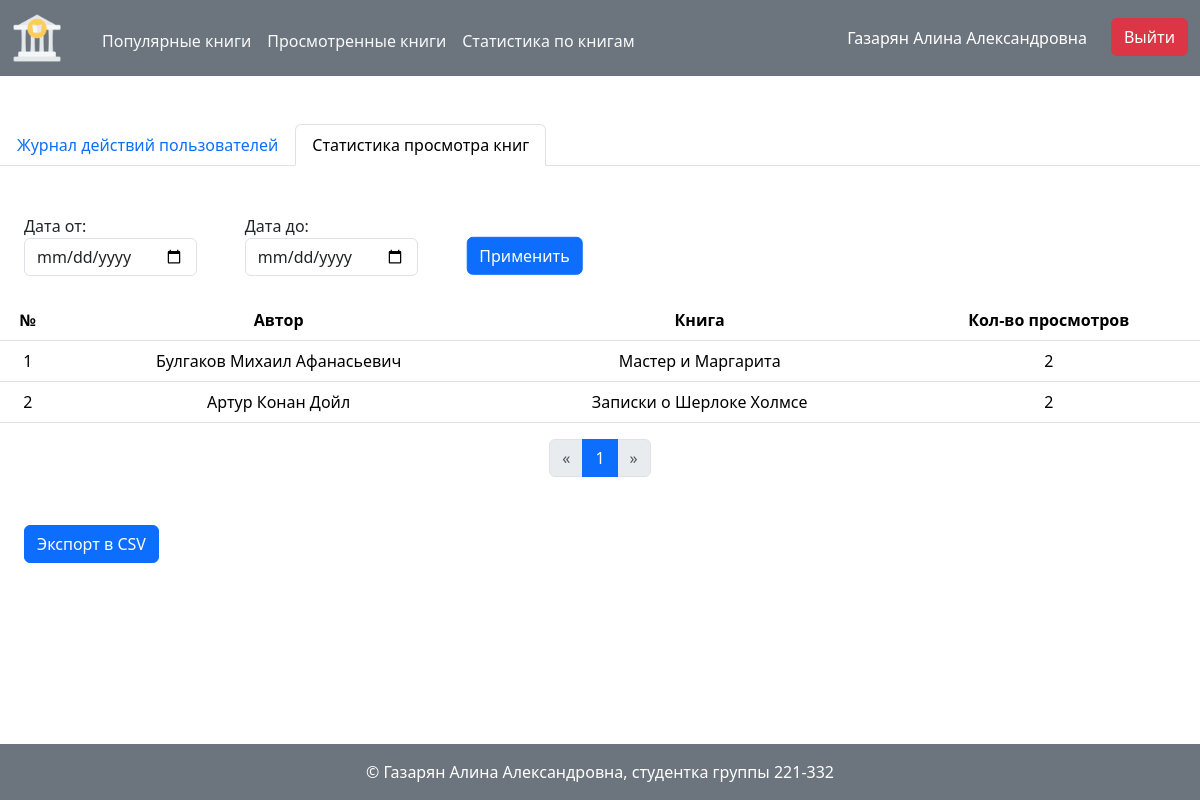
Page /history/books_statistic (signed in) on the earlier database version.
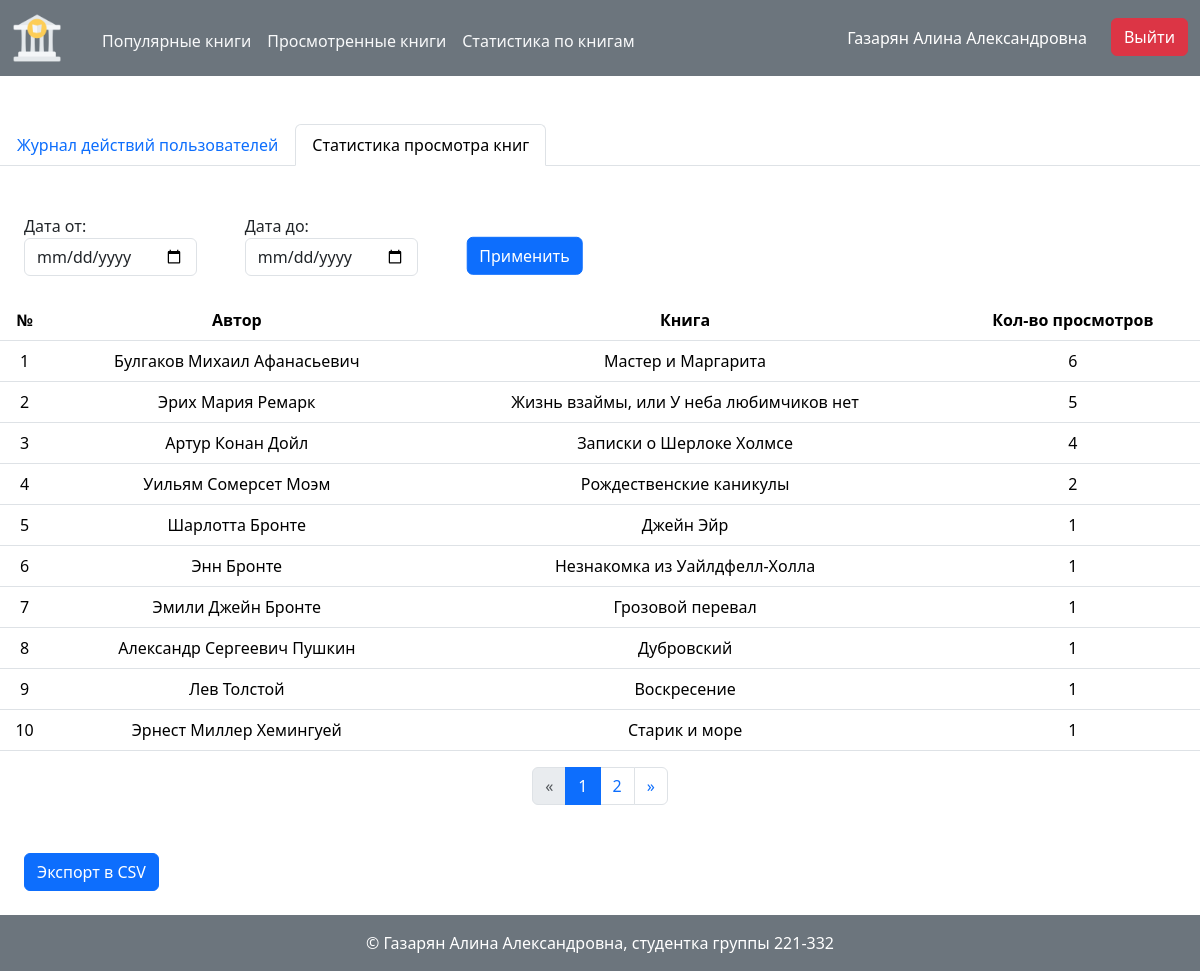
Same page on the later database version.
### models.py (models this page shows, shortened)
class Book(db.Model):
    __tablename__='books'
    id: Mapped[int]=mapped_column(primary_key=True)
    name: Mapped[str]=mapped_column(String(100), unique=True)
    short_desc: Mapped[str]=mapped_column(Text, nullable=False)
    year: Mapped[int]=mapped_column(String(10), nullable=False)
    publisher: Mapped[str]=mapped_column(String(100), nullable=False)
    author: Mapped[str]=mapped_column(String(100), nullable=False)
    volume: Mapped[int]=mapped_column(nullable=False)
    cover_id: Mapped[int]=mapped_column(ForeignKey('images.id'))
    review_of_book: Mapped[List['Review']]=relationship(back_populates='book', cascade='all, delete')
    history_of_book: Mapped[List['History']]=relationship(back_populates='book', cascade='all, delete')

### history.py (the view, shortened to what this page needs)
@bp.route('/books_statistic', methods=['GET', 'POST'])
@login_required
@permission_check('check_logs')
def books_statistic():
    session['save_input_data'] = {}
    page = request.args.get('page', 1, type=int)
    all_records = History.query.with_entities(History.book_id,
        func.count(History.book_id).label('count')).filter(
        History.user_id.isnot(-1)).group_by(
        History.book_id).order_by(desc('count'))
    records = all_records  # Инициализация переменной для текущей страницы записей
    pagination = records.paginate(page=page, per_page=PER_PAGE)
    records = pagination.items  # Записи для текущей страницы
    data = list()  # Список для хранения данных текущей страницы
    for book_id, count in records:
        book = db.session.query(Book).filter(Book.id == book_id).first()  # Получение объекта книги по идентификатору
        data.append({
            'author': book.author,
            'name': book.name,
            'count': count  # Добавление данных о книге и количестве обращений
        })
    all_data = list()  # Список для хранения всех данных
    for book_id, count in all_records:
        book = db.session.query(Book).filter(Book.id == book_id).first()  # Получение объекта книги по идентификатору
        all_data.append({
            'author': book.author,
            'name': book.name,
            'count': count  # Добавление данных о книге и количестве обращений
        })
    if request.args.get('download_csv_file'):
        f = make_file(all_data, ['author', 'name', 'count'])
        return send_file(f, mimetype='text/csv', as_attachment=True, download_name='books_statistic.csv')
    return render_template(
        'history/books_statistic.html',
        pagination=pagination,
        data=data
    )

### auth.py (called while the page is built)
def load_user(user_id):
    user = db.session.execute(db.select(User).filter_by(id=user_id)).scalar()
    return user  # Возврат объекта пользователя

def permission_check(action):
    def decor(function):
        @functools.wraps(function)  # Сохранение метаданных оригинальной функции
        def wrapper(*args, **kwargs):
            user_id = kwargs.get('user_id')  # Получение ID пользователя из аргументов функции
            user = None
            if user_id:
                user = load_user(user_id)  # Загрузка пользователя по ID
            if not current_user.can(action, user):  # Проверка прав доступа текущего пользователя
                flash('У вас недостаточно прав для выполнения данного действия', 'warning')  # Вывод сообщения об ошибке
                return redirect(url_for('index'))  # Перенаправление на главную страницу
            return function(*args, **kwargs)  # Выполнение оригинальной функции
        return wrapper
    return decor

### models.py (called while the page is built)
    @property
    def is_admin(self):
        return self.role.name == 'Администратор'

### users_policy.py (called while the page is built)
    def check_logs(self):
        return current_user.is_admin

### templates/history/books_statistic.html
{% extends 'history/base.html' %}
{% from 'pagination.html' import render_pagination %}
{% block tab_content %}
<form class="d-flex gap-5 mt-5 mb-4 mx-4" method="POST">
    <div class="form-group">
        <label for="date-from">Дата от:</label>
        <input type="date" class="form-control" name="date-from" id="date-from">
    </div>
    <div class="form-group">
        <label for="date-to">Дата до:</label>
        <input type="date" class="form-control" name="date-to" id="date-to">
    </div>
    <div class="form-group">
        <button class="button-book-stat btn btn-primary ms-4 mb-4" type="submit">Применить</button>
    </div>
</form>
<table class="table">
    <thead>
        <tr>
            <th>№</th>
            <th>Автор</th>
            <th>Книга</th>
            <th>Кол-во просмотров</th>
        </tr>
    </thead>
    <tbody>
        {% for item in data %}
            <tr>
                <td>
                    {{loop.index + ((pagination.page - 1) * pagination.per_page)}}
                </td>
                <td>
                  {{ item.get('author') }}
                </td>
                <td>
                    {{ item.get('name') }}
                </td>
                <td>
                    {{ item.get('count') }}
                </td>
            </tr>
        {% endfor %}
    </tbody>
</table>
<div class="mb-5">
    {{ render_pagination(pagination, request.endpoint) }}
</div>
{% if data | length != 0 %}
    <a class="btn btn-primary ms-4 mb-4" href="{{ url_for('history.books_statistic', download_csv_file=True) }}">Экспорт в CSV</a>
{% endif %}
{% endblock %}

Differences in the rows shown:
computed for Book "Булгаков Михаил Афанасьевич": get "2" → "6"
added Book: get "Эрих Мария Ремарк", get "Жизнь взаймы, или У неба любимчиков нет", get "5"
computed for Book "Артур Конан Дойл": get "2" → "4"
added Book: get "Уильям Сомерсет Моэм", get "Рождественские каникулы", get "2"
added Book: get "Шарлотта Бронте", get "Джейн Эйр", get "1"
added Book: get "Энн Бронте", get "Незнакомка из Уайлдфелл-Холла", get "1"
added Book: get "Эмили Джейн Бронте", get "Грозовой перевал", get "1"
added Book: get "Александр Сергеевич Пушкин", get "Дубровский", get "1"
added Book: get "Лев Толстой", get "Воскресение", get "1"
added Book: get "Эрнест Миллер Хемингуей", get "Старик и море", get "1"
Other differences:
new list line: "2"
